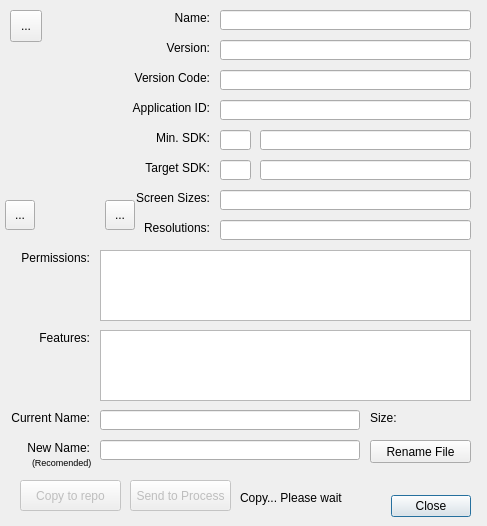
<?xml version="1.0" encoding="UTF-8"?>
<ui version="4.0">
 <class>ApkInfoView</class>
 <widget class="QDialog" name="ApkInfoView">
  <property name="windowModality">
   <enum>Qt::ApplicationModal</enum>
  </property>
  <property name="geometry">
   <rect>
    <x>0</x>
    <y>0</y>
    <width>487</width>
    <height>526</height>
   </rect>
  </property>
  <property name="minimumSize">
   <size>
    <width>487</width>
    <height>526</height>
   </size>
  </property>
  <property name="maximumSize">
   <size>
    <width>487</width>
    <height>526</height>
   </size>
  </property>
  <property name="windowTitle">
   <string>APK Info Tool</string>
  </property>
  <widget class="QDialogButtonBox" name="buttonBox">
   <property name="geometry">
    <rect>
     <x>390</x>
     <y>490</y>
     <width>81</width>
     <height>32</height>
    </rect>
   </property>
   <property name="orientation">
    <enum>Qt::Horizontal</enum>
   </property>
   <property name="standardButtons">
    <set>QDialogButtonBox::Close</set>
   </property>
  </widget>
  <widget class="QLineEdit" name="eName">
   <property name="geometry">
    <rect>
     <x>220</x>
     <y>10</y>
     <width>251</width>
     <height>20</height>
    </rect>
   </property>
   <property name="readOnly">
    <bool>true</bool>
   </property>
  </widget>
  <widget class="QLabel" name="lName">
   <property name="geometry">
    <rect>
     <x>130</x>
     <y>10</y>
     <width>80</width>
     <height>16</height>
    </rect>
   </property>
   <property name="text">
    <string>Name:</string>
   </property>
   <property name="alignment">
    <set>Qt::AlignRight|Qt::AlignTrailing|Qt::AlignVCenter</set>
   </property>
  </widget>
  <widget class="QLineEdit" name="eVersion">
   <property name="geometry">
    <rect>
     <x>220</x>
     <y>40</y>
     <width>251</width>
     <height>20</height>
    </rect>
   </property>
   <property name="readOnly">
    <bool>true</bool>
   </property>
  </widget>
  <widget class="QLabel" name="lVersion">
   <property name="geometry">
    <rect>
     <x>130</x>
     <y>40</y>
     <width>80</width>
     <height>16</height>
    </rect>
   </property>
   <property name="text">
    <string>Version:</string>
   </property>
   <property name="alignment">
    <set>Qt::AlignRight|Qt::AlignTrailing|Qt::AlignVCenter</set>
   </property>
  </widget>
  <widget class="QLineEdit" name="eVersionCode">
   <property name="geometry">
    <rect>
     <x>220</x>
     <y>70</y>
     <width>251</width>
     <height>20</height>
    </rect>
   </property>
   <property name="readOnly">
    <bool>true</bool>
   </property>
  </widget>
  <widget class="QLabel" name="lVersionCode">
   <property name="geometry">
    <rect>
     <x>130</x>
     <y>70</y>
     <width>80</width>
     <height>16</height>
    </rect>
   </property>
   <property name="text">
    <string>Version Code:</string>
   </property>
   <property name="alignment">
    <set>Qt::AlignRight|Qt::AlignTrailing|Qt::AlignVCenter</set>
   </property>
  </widget>
  <widget class="QLineEdit" name="eID">
   <property name="geometry">
    <rect>
     <x>220</x>
     <y>100</y>
     <width>251</width>
     <height>20</height>
    </rect>
   </property>
   <property name="readOnly">
    <bool>true</bool>
   </property>
  </widget>
  <widget class="QLabel" name="lID">
   <property name="geometry">
    <rect>
     <x>130</x>
     <y>100</y>
     <width>80</width>
     <height>16</height>
    </rect>
   </property>
   <property name="text">
    <string>Application ID:</string>
   </property>
   <property name="alignment">
    <set>Qt::AlignRight|Qt::AlignTrailing|Qt::AlignVCenter</set>
   </property>
  </widget>
  <widget class="QLineEdit" name="eScreen">
   <property name="geometry">
    <rect>
     <x>220</x>
     <y>190</y>
     <width>251</width>
     <height>20</height>
    </rect>
   </property>
   <property name="readOnly">
    <bool>true</bool>
   </property>
  </widget>
  <widget class="QLabel" name="lScreen">
   <property name="geometry">
    <rect>
     <x>130</x>
     <y>190</y>
     <width>80</width>
     <height>16</height>
    </rect>
   </property>
   <property name="text">
    <string>Screen Sizes:</string>
   </property>
   <property name="alignment">
    <set>Qt::AlignRight|Qt::AlignTrailing|Qt::AlignVCenter</set>
   </property>
  </widget>
  <widget class="QLineEdit" name="eMinSDK">
   <property name="geometry">
    <rect>
     <x>220</x>
     <y>130</y>
     <width>31</width>
     <height>20</height>
    </rect>
   </property>
   <property name="readOnly">
    <bool>true</bool>
   </property>
  </widget>
  <widget class="QLabel" name="lMinSdk">
   <property name="geometry">
    <rect>
     <x>130</x>
     <y>130</y>
     <width>80</width>
     <height>16</height>
    </rect>
   </property>
   <property name="text">
    <string>Min. SDK:</string>
   </property>
   <property name="alignment">
    <set>Qt::AlignRight|Qt::AlignTrailing|Qt::AlignVCenter</set>
   </property>
  </widget>
  <widget class="QLineEdit" name="eTargetSDK">
   <property name="geometry">
    <rect>
     <x>220</x>
     <y>160</y>
     <width>31</width>
     <height>20</height>
    </rect>
   </property>
   <property name="readOnly">
    <bool>true</bool>
   </property>
  </widget>
  <widget class="QLabel" name="lTargetSdk">
   <property name="geometry">
    <rect>
     <x>130</x>
     <y>160</y>
     <width>80</width>
     <height>16</height>
    </rect>
   </property>
   <property name="text">
    <string>Target SDK:</string>
   </property>
   <property name="alignment">
    <set>Qt::AlignRight|Qt::AlignTrailing|Qt::AlignVCenter</set>
   </property>
  </widget>
  <widget class="QLineEdit" name="eMinAndroid">
   <property name="geometry">
    <rect>
     <x>260</x>
     <y>130</y>
     <width>211</width>
     <height>20</height>
    </rect>
   </property>
   <property name="readOnly">
    <bool>true</bool>
   </property>
  </widget>
  <widget class="QLineEdit" name="eTargetAndroid">
   <property name="geometry">
    <rect>
     <x>260</x>
     <y>160</y>
     <width>211</width>
     <height>20</height>
    </rect>
   </property>
   <property name="readOnly">
    <bool>true</bool>
   </property>
  </widget>
  <widget class="QLineEdit" name="eDensities">
   <property name="geometry">
    <rect>
     <x>220</x>
     <y>220</y>
     <width>251</width>
     <height>20</height>
    </rect>
   </property>
   <property name="readOnly">
    <bool>true</bool>
   </property>
  </widget>
  <widget class="QLabel" name="lDensities">
   <property name="geometry">
    <rect>
     <x>130</x>
     <y>220</y>
     <width>80</width>
     <height>16</height>
    </rect>
   </property>
   <property name="text">
    <string>Resolutions:</string>
   </property>
   <property name="alignment">
    <set>Qt::AlignRight|Qt::AlignTrailing|Qt::AlignVCenter</set>
   </property>
  </widget>
  <widget class="QPlainTextEdit" name="tPermisions">
   <property name="geometry">
    <rect>
     <x>100</x>
     <y>250</y>
     <width>371</width>
     <height>71</height>
    </rect>
   </property>
   <property name="readOnly">
    <bool>true</bool>
   </property>
  </widget>
  <widget class="QPlainTextEdit" name="tFeatures">
   <property name="geometry">
    <rect>
     <x>100</x>
     <y>330</y>
     <width>371</width>
     <height>71</height>
    </rect>
   </property>
   <property name="readOnly">
    <bool>true</bool>
   </property>
  </widget>
  <widget class="QLabel" name="lNewName">
   <property name="geometry">
    <rect>
     <x>10</x>
     <y>440</y>
     <width>80</width>
     <height>16</height>
    </rect>
   </property>
   <property name="text">
    <string>New Name:</string>
   </property>
   <property name="alignment">
    <set>Qt::AlignRight|Qt::AlignTrailing|Qt::AlignVCenter</set>
   </property>
  </widget>
  <widget class="QLineEdit" name="eNewname">
   <property name="geometry">
    <rect>
     <x>100</x>
     <y>440</y>
     <width>260</width>
     <height>20</height>
    </rect>
   </property>
   <property name="readOnly">
    <bool>true</bool>
   </property>
  </widget>
  <widget class="QLineEdit" name="eCurrent">
   <property name="geometry">
    <rect>
     <x>100</x>
     <y>410</y>
     <width>260</width>
     <height>20</height>
    </rect>
   </property>
   <property name="readOnly">
    <bool>true</bool>
   </property>
  </widget>
  <widget class="QLabel" name="lCurrent">
   <property name="geometry">
    <rect>
     <x>10</x>
     <y>410</y>
     <width>80</width>
     <height>16</height>
    </rect>
   </property>
   <property name="text">
    <string>Current Name:</string>
   </property>
   <property name="alignment">
    <set>Qt::AlignRight|Qt::AlignTrailing|Qt::AlignVCenter</set>
   </property>
  </widget>
  <widget class="QLabel" name="lFeatures">
   <property name="geometry">
    <rect>
     <x>10</x>
     <y>330</y>
     <width>80</width>
     <height>16</height>
    </rect>
   </property>
   <property name="text">
    <string>Features:</string>
   </property>
   <property name="alignment">
    <set>Qt::AlignRight|Qt::AlignTrailing|Qt::AlignVCenter</set>
   </property>
  </widget>
  <widget class="QLabel" name="lPermissions">
   <property name="geometry">
    <rect>
     <x>10</x>
     <y>250</y>
     <width>80</width>
     <height>16</height>
    </rect>
   </property>
   <property name="text">
    <string>Permissions:</string>
   </property>
   <property name="alignment">
    <set>Qt::AlignRight|Qt::AlignTrailing|Qt::AlignVCenter</set>
   </property>
  </widget>
  <widget class="QPushButton" name="bRename">
   <property name="geometry">
    <rect>
     <x>370</x>
     <y>440</y>
     <width>101</width>
     <height>23</height>
    </rect>
   </property>
   <property name="text">
    <string>Rename File</string>
   </property>
  </widget>
  <widget class="QLabel" name="lIcon">
   <property name="enabled">
    <bool>true</bool>
   </property>
   <property name="geometry">
    <rect>
     <x>20</x>
     <y>70</y>
     <width>100</width>
     <height>100</height>
    </rect>
   </property>
   <property name="text">
    <string/>
   </property>
   <property name="pixmap">
    <pixmap resource="check.qrc">:/img/info.png</pixmap>
   </property>
   <property name="scaledContents">
    <bool>true</bool>
   </property>
  </widget>
  <widget class="QPushButton" name="bSendProcess">
   <property name="enabled">
    <bool>false</bool>
   </property>
   <property name="geometry">
    <rect>
     <x>130</x>
     <y>480</y>
     <width>101</width>
     <height>31</height>
    </rect>
   </property>
   <property name="text">
    <string>Send to Process</string>
   </property>
  </widget>
  <widget class="QPushButton" name="bCopyToRepo">
   <property name="enabled">
    <bool>false</bool>
   </property>
   <property name="geometry">
    <rect>
     <x>20</x>
     <y>480</y>
     <width>101</width>
     <height>31</height>
    </rect>
   </property>
   <property name="text">
    <string>Copy to repo</string>
   </property>
  </widget>
  <widget class="QLabel" name="lSize">
   <property name="geometry">
    <rect>
     <x>370</x>
     <y>410</y>
     <width>101</width>
     <height>16</height>
    </rect>
   </property>
   <property name="text">
    <string>Size:</string>
   </property>
  </widget>
  <widget class="QLabel" name="lRecomended">
   <property name="geometry">
    <rect>
     <x>32</x>
     <y>454</y>
     <width>61</width>
     <height>16</height>
    </rect>
   </property>
   <property name="font">
    <font>
     <pointsize>7</pointsize>
    </font>
   </property>
   <property name="text">
    <string>(Recomended)</string>
   </property>
  </widget>
  <widget class="QLabel" name="lCopiando">
   <property name="geometry">
    <rect>
     <x>240</x>
     <y>490</y>
     <width>131</width>
     <height>16</height>
    </rect>
   </property>
   <property name="styleSheet">
    <string notr="true">QLabel{
font: bold 10pt &quot;MS Shell Dlg 2&quot;;
}</string>
   </property>
   <property name="text">
    <string>Copy... Please wait</string>
   </property>
  </widget>
  <widget class="QToolButton" name="tbPrev">
   <property name="geometry">
    <rect>
     <x>5</x>
     <y>200</y>
     <width>30</width>
     <height>30</height>
    </rect>
   </property>
   <property name="text">
    <string>...</string>
   </property>
   <property name="icon">
    <iconset resource="check.qrc">
     <normaloff>:/img/back.png</normaloff>:/img/back.png</iconset>
   </property>
   <property name="iconSize">
    <size>
     <width>25</width>
     <height>25</height>
    </size>
   </property>
   <property name="shortcut">
    <string>Left</string>
   </property>
  </widget>
  <widget class="QToolButton" name="tbNext">
   <property name="geometry">
    <rect>
     <x>105</x>
     <y>200</y>
     <width>30</width>
     <height>30</height>
    </rect>
   </property>
   <property name="text">
    <string>...</string>
   </property>
   <property name="icon">
    <iconset resource="check.qrc">
     <normaloff>:/img/next.png</normaloff>:/img/next.png</iconset>
   </property>
   <property name="iconSize">
    <size>
     <width>25</width>
     <height>25</height>
    </size>
   </property>
   <property name="shortcut">
    <string>Right</string>
   </property>
  </widget>
  <widget class="QLabel" name="label">
   <property name="geometry">
    <rect>
     <x>36</x>
     <y>205</y>
     <width>71</width>
     <height>20</height>
    </rect>
   </property>
   <property name="text">
    <string/>
   </property>
   <property name="alignment">
    <set>Qt::AlignCenter</set>
   </property>
  </widget>
  <widget class="QToolButton" name="tbLog">
   <property name="geometry">
    <rect>
     <x>10</x>
     <y>10</y>
     <width>32</width>
     <height>32</height>
    </rect>
   </property>
   <property name="toolTip">
    <string>View Log</string>
   </property>
   <property name="text">
    <string>...</string>
   </property>
   <property name="icon">
    <iconset resource="check.qrc">
     <normaloff>:/img/info_small.png</normaloff>:/img/info_small.png</iconset>
   </property>
  </widget>
 </widget>
 <resources>
  <include location="check.qrc"/>
 </resources>
 <connections>
  <connection>
   <sender>buttonBox</sender>
   <signal>accepted()</signal>
   <receiver>ApkInfoView</receiver>
   <slot>accept()</slot>
   <hints>
    <hint type="sourcelabel">
     <x>248</x>
     <y>254</y>
    </hint>
    <hint type="destinationlabel">
     <x>157</x>
     <y>274</y>
    </hint>
   </hints>
  </connection>
  <connection>
   <sender>buttonBox</sender>
   <signal>rejected()</signal>
   <receiver>ApkInfoView</receiver>
   <slot>reject()</slot>
   <hints>
    <hint type="sourcelabel">
     <x>316</x>
     <y>260</y>
    </hint>
    <hint type="destinationlabel">
     <x>286</x>
     <y>274</y>
    </hint>
   </hints>
  </connection>
 </connections>
</ui>
